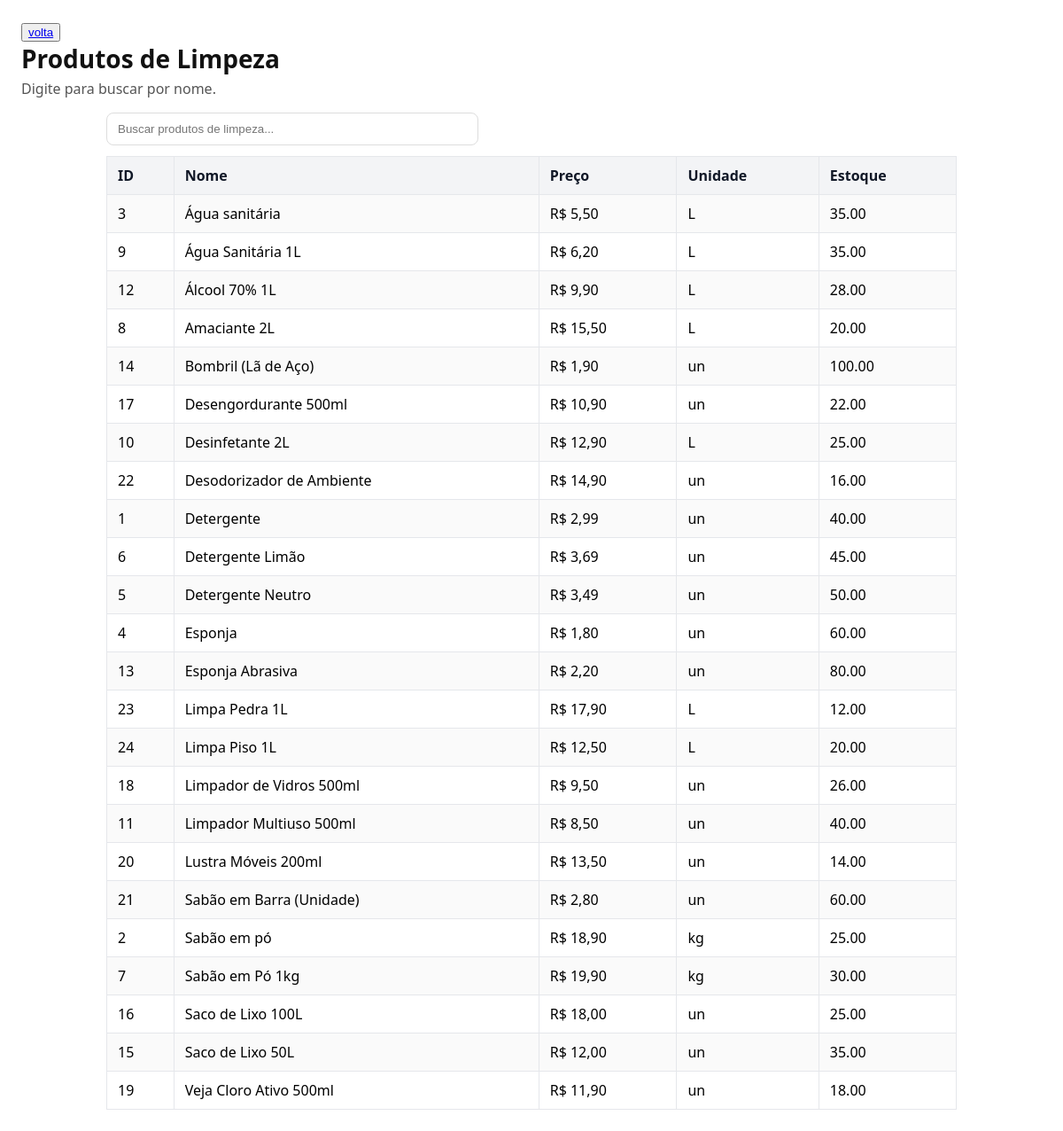
/limpeza.php, run on the app's committed database.
### tables this page shows
CREATE TABLE IF NOT EXISTS limpeza (
  id INT AUTO_INCREMENT PRIMARY KEY,
  nome VARCHAR(100) NOT NULL,
  preco DECIMAL(10,2) NOT NULL DEFAULT 0.00,
  unidade ENUM('un','L','kg') NOT NULL DEFAULT 'un',
  estoque DECIMAL(10,2) NOT NULL DEFAULT 0.00,
  created_at TIMESTAMP NOT NULL DEFAULT CURRENT_TIMESTAMP
);

### limpeza.php (the view, shortened to what this page needs)
<?php
$db = db();
$q = isset($_GET['q']) ? trim($_GET['q']) : '';
$like = "%" . $q . "%";
if ($q !== '') {
    $stmt = $db->prepare("SELECT id, nome, preco, unidade, estoque FROM limpeza WHERE nome LIKE ? ORDER BY nome");
    $stmt->bind_param('s', $like);
    $stmt->execute();
    $res = $stmt->get_result();
} else {
    $res = $db->query("SELECT id, nome, preco, unidade, estoque FROM limpeza ORDER BY nome");
}
function render_rows($res): string {
    if ($res && $res->num_rows > 0) {
        while ($row = $res->fetch_assoc()) {
            ?>
            <tr>
              <td><?php echo (int)$row['id']; ?></td>
              <td><?php echo htmlspecialchars($row['nome'], ENT_QUOTES, 'UTF-8'); ?></td>
              <td>R$ <?php echo number_format((float)$row['preco'], 2, ',', '.'); ?></td>
              <td><?php echo htmlspecialchars($row['unidade'], ENT_QUOTES, 'UTF-8'); ?></td>
              <td><?php echo htmlspecialchars($row['estoque'], ENT_QUOTES, 'UTF-8'); ?></td>
            </tr>
            <?php
        }
    } else {
        ?>
        <tr><td colspan="5">Nenhum registro encontrado.</td></tr>
        <?php
    }
    return ob_get_clean();
}
?>
<!doctype html>
<html lang="pt-br">
<head>
  <link rel="stylesheet" href="index.css">
</head>
<body>
    <button><a href="index.php">volta</a></button>
  <header>
    <h1>Produtos de Limpeza</h1>
    <p>Digite para buscar por nome.</p>
  </header>
  <main class="container">
    <input id="busca" type="search" placeholder="Buscar produtos de limpeza..." value="<?php echo htmlspecialchars($q, ENT_QUOTES, 'UTF-8'); ?>" style="max-width:420px;width:100%;padding:10px 12px;border:1px solid #ddd;border-radius:8px;">
    <table>
      <thead>
        <tr>
          <th>ID</th>
          <th>Nome</th>
          <th>Preço</th>
          <th>Unidade</th>
          <th>Estoque</th>
        </tr>
      </thead>
      <tbody id="tbody-rows">
        <?php echo render_rows($res); ?>
      </tbody>
    </table>
  </main>
</body>
</html>

### index.css (style rules this page uses)
body { font-family: system-ui, -apple-system, Segoe UI, Roboto, Arial, sans-serif; margin: 0; padding: 24px; }
header { margin-bottom: 16px; }
header h1 { margin: 0 0 4px; font-size: 28px; }
header p { margin: 0; color: #555; }
main { max-width: 960px; }
.container { max-width: 960px; margin: 0 auto; }
table { width: 100%; border-collapse: collapse; margin-top: 12px; background: #fff; }
th, td { padding: 10px 12px; border: 1px solid #e5e7eb; text-align: left; }
th { background: #f3f4f6; font-weight: 600; color: #111827; }
tbody tr:nth-child(odd) { background: #fafafa; }
h1, h2, h3 { color: #111; }
p { color: #222; }

### data on the page
limpeza: id "3", nome "Água sanitária", preco "5,50", unidade "L", estoque "35.00"
limpeza: id "9", nome "Água Sanitária 1L", preco "6,20", unidade "L", estoque "35.00"
limpeza: id "12", nome "Álcool 70% 1L", preco "9,90", unidade "L", estoque "28.00"
limpeza: id "8", nome "Amaciante 2L", preco "15,50", unidade "L", estoque "20.00"
limpeza: id "14", nome "Bombril (Lã de Aço)", preco "1,90", unidade "un", estoque "100.00"
limpeza: id "17", nome "Desengordurante 500ml", preco "10,90", unidade "un", estoque "22.00"
limpeza: id "10", nome "Desinfetante 2L", preco "12,90", unidade "L", estoque "25.00"
limpeza: id "22", nome "Desodorizador de Ambiente", preco "14,90", unidade "un", estoque "16.00"
limpeza: id "1", nome "Detergente", preco "2,99", unidade "un", estoque "40.00"
limpeza: id "6", nome "Detergente Limão", preco "3,69", unidade "un", estoque "45.00"
limpeza: id "5", nome "Detergente Neutro", preco "3,49", unidade "un", estoque "50.00"
limpeza: id "4", nome "Esponja", preco "1,80", unidade "un", estoque "60.00"
limpeza: id "13", nome "Esponja Abrasiva", preco "2,20", unidade "un", estoque "80.00"
limpeza: id "23", nome "Limpa Pedra 1L", preco "17,90", unidade "L", estoque "12.00"
limpeza: id "24", nome "Limpa Piso 1L", preco "12,50", unidade "L", estoque "20.00"
limpeza: id "18", nome "Limpador de Vidros 500ml", preco "9,50", unidade "un", estoque "26.00"
limpeza: id "11", nome "Limpador Multiuso 500ml", preco "8,50", unidade "un", estoque "40.00"
limpeza: id "20", nome "Lustra Móveis 200ml", preco "13,50", unidade "un", estoque "14.00"
limpeza: id "21", nome "Sabão em Barra (Unidade)", preco "2,80", unidade "un", estoque "60.00"
limpeza: id "2", nome "Sabão em pó", preco "18,90", unidade "kg", estoque "25.00"
limpeza: id "7", nome "Sabão em Pó 1kg", preco "19,90", unidade "kg", estoque "30.00"
limpeza: id "16", nome "Saco de Lixo 100L", preco "18,00", unidade "un", estoque "25.00"
limpeza: id "15", nome "Saco de Lixo 50L", preco "12,00", unidade "un", estoque "35.00"
limpeza: id "19", nome "Veja Cloro Ativo 500ml", preco "11,90", unidade "un", estoque "18.00"
